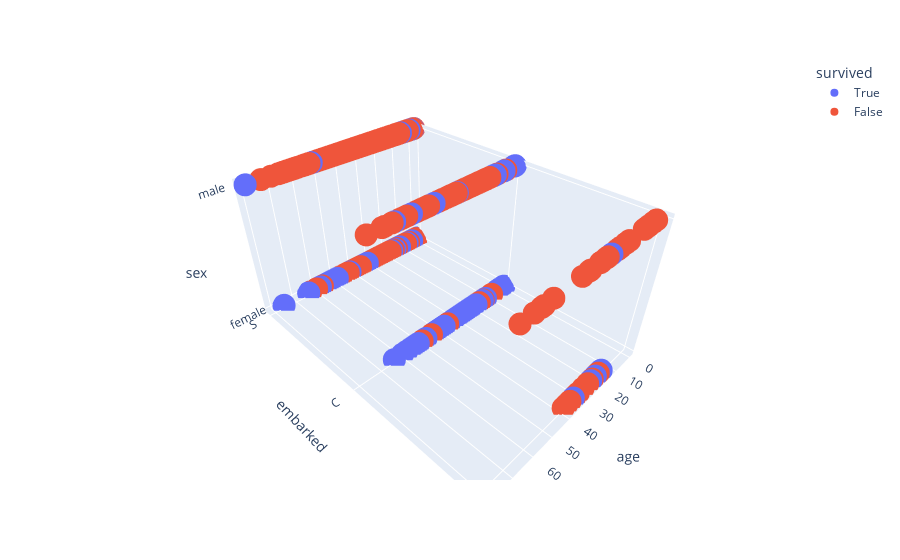

Notebook code cell kept with this figure:
### Code cell
plotly.offline.init_notebook_mode(connected=True)
fig = px.scatter_3d(data, x='age', y='embarked', z='sex',
              color='survived')
#fig.write_html("animacion1_3D.html")
fig.show()

### Figure 1 — Plotly figure (JSON) as saved in the notebook; plotly's stock layout.template omitted (floating-point values rounded to 4 significant figures; data arrays with more than 128 entries replaced by an {"elided": "..."} marker saying what was removed)
{"data": [{"hovertemplate": "survived=True<br>age=%{x}<br>embarked=%{y}<br>sex=%{z}<extra></extra>", "legendgroup": "True", "marker": {"color": "#636efa", "symbol": "circle"}, "mode": "markers", "name": "True", "scene": "scene", "showlegend": true, "type": "scatter3d", "x": {"elided": "500 float values"}, "y": {"elided": "500 str values"}, "z": {"elided": "500 str values"}}, {"hovertemplate": "survived=False<br>age=%{x}<br>embarked=%{y}<br>sex=%{z}<extra></extra>", "legendgroup": "False", "marker": {"color": "#EF553B", "symbol": "circle"}, "mode": "markers", "name": "False", "scene": "scene", "showlegend": true, "type": "scatter3d", "x": {"elided": "809 float values"}, "y": {"elided": "809 str values"}, "z": {"elided": "809 str values"}}], "layout": {"legend": {"title": {"text": "survived"}, "tracegroupgap": 0}, "margin": {"t": 60}, "scene": {"domain": {"x": [0, 1], "y": [0, 1]}, "xaxis": {"title": {"text": "age"}}, "yaxis": {"title": {"text": "embarked"}}, "zaxis": {"title": {"text": "sex"}}}}}
